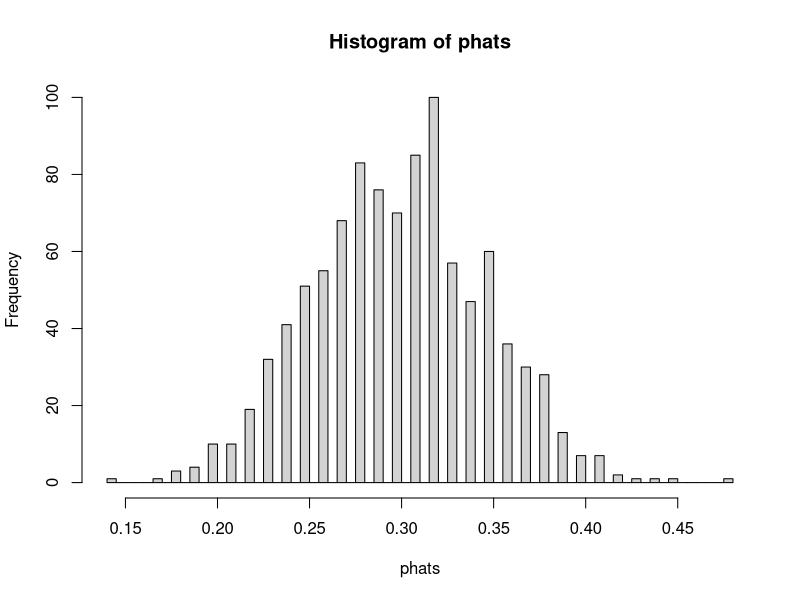
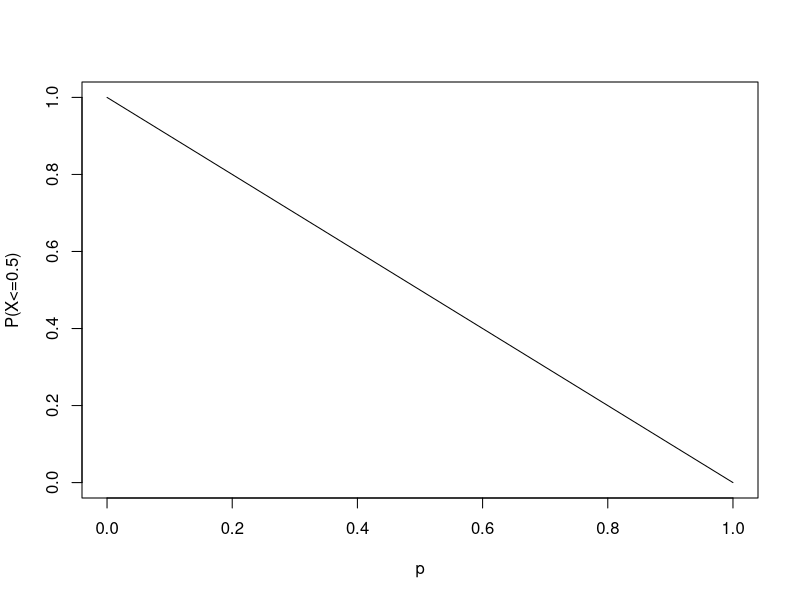

These figures' R source, in order:
## ---- chunk 1
kvadrater = rep(0, 10) # Skapar vektor med nollor där vi sen sparar varje kvadrat
for (i in 1:10){
  kvadrater[i] = i^2
}
kvadrater
## ---- chunk 2
kvadrater = rep(0, 10) 
min_loop_vektor = 1:10
for (i in min_loop_vektor){
  kvadrater[i] = i^2
}
## ---- chunk 3
min_loop_vektor = seq(0.1, 1, by = 0.1)
for (i in min_loop_vektor){
  print(i^2)
}
## ---- chunk 4
kvadrater = rep(0, 10)
min_loop_vektor = seq(0, 1, by = 0.1)
count = 0
for (i in min_loop_vektor){
  count = count + 1
  kvadrater[count] = i^2
}
kvadrater
## ---- chunk 5
p = 0.3              # andelen i populationen/modellen
nsim = 1000          # vi vill simulera 1000 olika stickprov
n = 100              # varje stickprov består av 10 observationer.
phats = rep(0, nsim) # skapar vektor där andelen (phat) i varje stickprov sparas.
count = 0            
for (i in 1:nsim){
  count = count + 1
  x = rbinom(n, size = 1, prob = p) # size = 1 gör att binomialfördelningen blir en Bernoulli.
  phats[count] = mean(x)            # mean(x) ger oss andelen phat.
}
hist(phats, 50)
## ---- chunk 6
ps = seq(0, 1, by = 0.01)
probability = rep(0, length(ps)) # funktionen length() räknar antalet element in en vektor
count = 0            
for (p in ps){   # man får använda annat namn än i som loop-variabel
  count = count + 1
  probability[count] = pbinom(0.5, size = 1, prob = p)  # p ändras i varje upprepning
}
plot(ps, probability, type = "l", xlab = "p", ylab = "P(X<=0.5)")
## ---- chunk 7
child_sugar = c(40.3,55.0,45.7,43.3,50.3,45.9,53.5,43,44.2,44,47.4,44,33.6,55.1,48.8,50.4,37.8,60.3,46.6)
